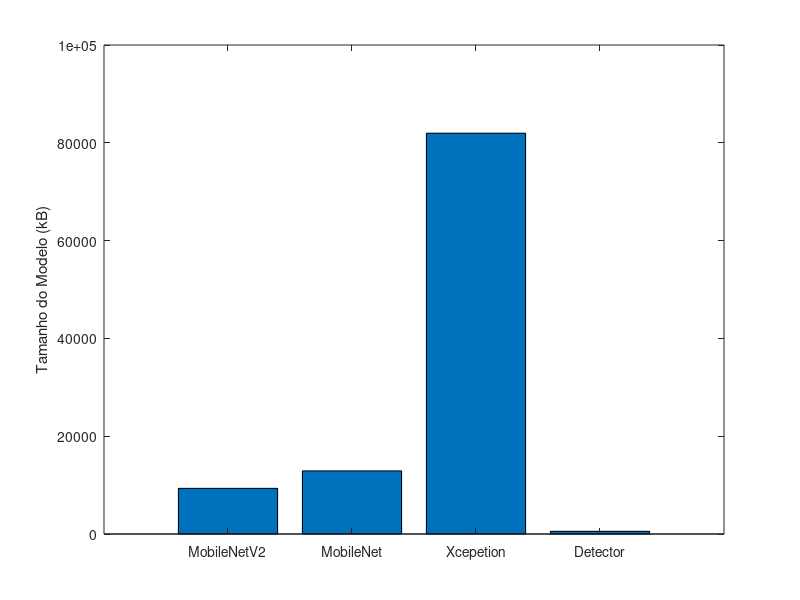

MATLAB code for this plot:
% Data
net_size = [9560864 13215768 83935320 563760]./(2^(10));
names = {'MobileNetV2' 'MobileNet' 'Xcepetion' 'Detector'};

% Plot 
bar([1:4],net_size);
set(gca,'xticklabel',names);
ylabel('Tamanho do Modelo (kB)')